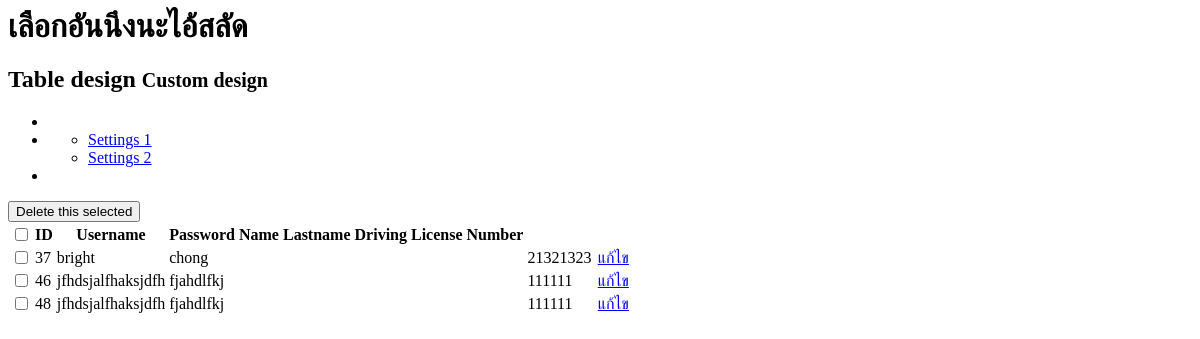
Before: /adminpage/listuser.php with the older database file.
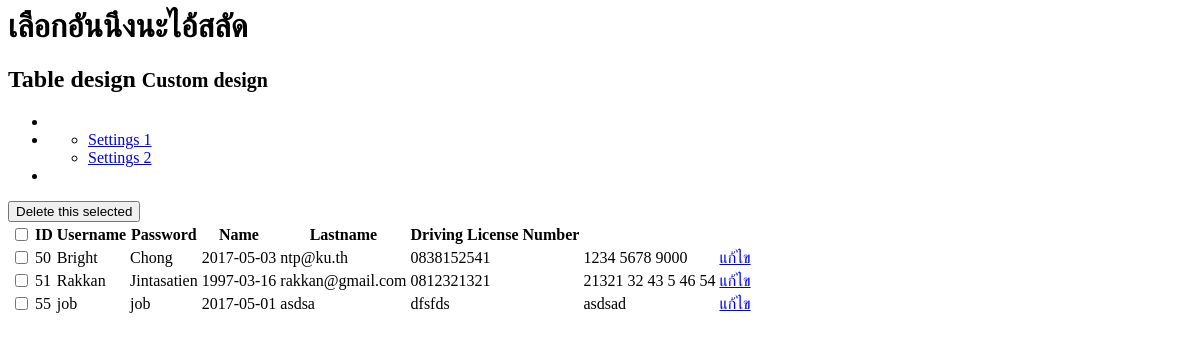
After: the same page with the newer database file.
### tables this page shows
CREATE TABLE `customer` (
  `id` int(11) UNSIGNED NOT NULL,
  `username` varchar(255) NOT NULL,
  `password` varchar(255) NOT NULL,
  `name` varchar(255) NOT NULL,
  `lastname` varchar(255) NOT NULL,
  `birthday` date NOT NULL,
  `email` varchar(255) NOT NULL,
  `phone` varchar(255) NOT NULL,
  `dln` varchar(255) NOT NULL
);

### adminpage/table-list.php (the view, shortened to what this page needs)
<!doctype html>
<html>
<body>
<?php
$link = @mysqli_connect("localhost", "root", "", "Car_Rental_System")
 			or die(mysqli_connect_error()."</body></html>");
if(@$_GET['c']&&@$_GET['q']){
	$sql = "SELECT id,name,lastname,birthday,email,phone,dln FROM customer WHERE ".$_GET['c']." LIKE '%".$_GET['q']."%'";
}
else {
	$sql = "SELECT id,name,lastname,birthday,email,phone,dln FROM customer";
}
$result = mysqli_query($link, $sql);
$num_fields = mysqli_num_fields($result);
while($data = mysqli_fetch_array($result)) {
	echo '<tr class="even pointer">
            <td class="a-center ">
                <input type="checkbox" class="flat"  name="id[]" value="'.$data['id'].'">
            ';
	for($i = 0; $i < $num_fields; $i++) {
		echo "<td>".$data[$i]."
		";
	}
	echo '
				</td>
				<td>
				<a href="form.php?action=update&id='.$data['id'].'">แก้ไข</a>
				</td>
			</td>
        </tr>';
}
?>
</body>
</html>

Changed rows visible on the page:
removed customer: id "37", name "bright", lastname "chong", dln "21321323"
removed customer: id "46", name "jfhdsjalfhaksjdfh", lastname "fjahdlfkj", dln "111111"
removed customer: id "48", name "jfhdsjalfhaksjdfh", lastname "fjahdlfkj", dln "111111"
added customer: id "50", name "Bright", lastname "Chong", birthday "2017-05-03", email "ntp@ku.th", phone "0838152541", dln "1234 5678 9000"
added customer: id "51", name "Rakkan", lastname "Jintasatien", birthday "1997-03-16", email "rakkan@gmail.com", phone "0812321321", dln "21321 32 43 5 46 54"
added customer: id "55", name "job", lastname "job", birthday "2017-05-01", email "asdsa", phone "dfsfds", dln "asdsad"
